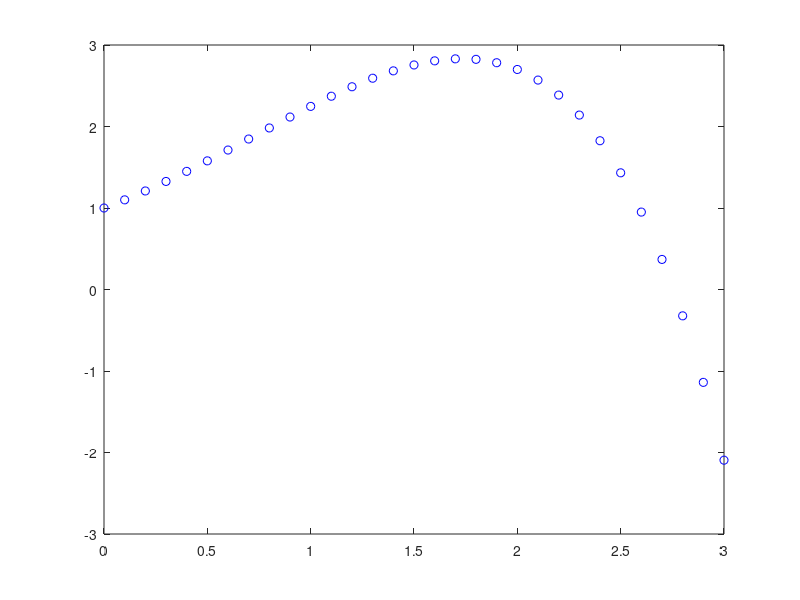

Recreate this plot in MATLAB. (Note: this script raises an error after producing the figure.)
function cs136()
    %I=Newton_Cotes(100)
    %fprintf("%1.6f\n", I)
    fwdEuler(1E-1);
    RK4(1E-1);
end

function RK4(delt)
    t = 0:delt:3;
    y=t;    % just for initialization
    y(1)=1; % initial value
    for i=1:numel(t)-1
        k1=f(t(i), y(i));       u=y(i)+delt/2*k1;
        k2=f(t(i)+delt/2, u);   u=y(i)+delt/2*k2;
        k3=f(t(i)+delt/2, u);   u=y(i)+delt*k3;
        k4=f(t(i)+delt, u);
        k=(k1+2*k2+2*k3+k4)/6;
        y(i+1)=y(i)+delt*k;
    end
    figure(1);
    plot(t,y,'msq'); hold on;
    y_=t.^2+2*t-exp(t)+2;
    plot(t, y_, 'bla-');
end

function fwdEuler(delt)
    t = 0:delt:3;
    y = t;
    y(1) = 1;
    for i = 1:numel(t)-1
        y(i+1) = y(i)+delt*f(t(i), y(i));
    end
    %Plot solution
    figure(1);
    plot(t, y, 'bo'); hold on;
    %Actual solution
    %y_ = exp(-t);
    %plot(t,y_,'r-');
end

function ret=f(t,y)
    % dy/dt = 5y - 6e^-t; soln y = e^-t
    %ret = 5*y-6*exp(-t);
    % dy/dt = y-t^2; soln y=t.^2+2*t-exp(t)+2
    ret = y-t^2;
end

function I=Newton_Cotes(n)
    a = -20;
    b = 20;     % b = pi/2 for Disc Item 2
    h = (b-a)/(n-1);
    x=(a:h:b)'; % (start, step, stop)
    % ones creates a matrix of ones to initialize weights
    %CTR
    %w = h/2*ones(n,1);
    %w(2:end-1) = 2*w(2:end-1);  %mult by 2 except the start and endpoints
    %CSR
    w = h/3*ones(n,1);
    w(2:2:end-1) = 4*w(2:2:end-1);  %mult by 4 per composite (see form)
    w(3:2:end-1) = 2*w(3:2:end-1);  %mult by 2 per composite (see form)
    f = int(x);
    %f(1) = 1;       %redefine f(0)
    I = w'*f;       % get the dot product of weights and function vals
end

function y=int(x)
    %y = sin(x)./x;                             % Disc Item 1
    %y = 1./sqrt(1-(sind(5))^2*(sin(x)).^2);     % Disc Item 2
    y = (1/sqrt(2*pi*2^2))*exp(-(((x-5).^2)./(2*2^2)));
end

function Gauss_Newton()
    y = table2array(readtable("covid_19_data.csv", 'Range', 'C689:C745'));               %csvread("Hubei.csv");
    x = [1:numel(y)]';
    plot(x,y,'bo'); hold on;
    theta = [67000 10 4]';  %parameter vector (theta_k)
    while (1)
        r_n = error(x,y,theta);     %error vector (r_k)
        J_n = Jacobian(x, theta);   %Jacobian of r (Jr(theta_k))
        theta_n = theta-(J_n'*J_n)\(J_n'*r_n);     %theta_k+1
        % Gauss-Newton iteration
        % norm is for general vector distance
        if norm(theta_n - theta) < 1E-4 % tolerance to 4 decimal places
            fprintf('A=%1.2f\n', theta_n(1));
            fprintf('mu = %1.2f\n', theta_n(2));
            fprintf('sigma = %1.2f\n', theta_n(3));
            break;
        else
            theta = theta_n;
        end
    end
    % plot curve fit using new data points at finer intervals
    x_ = x(1):0.1:x(end);
    y_ = theta_n(1)./(1+exp(-(x_-theta_n(2))/theta_n(3)));
    plot(x_, y_, 'b-');
end

